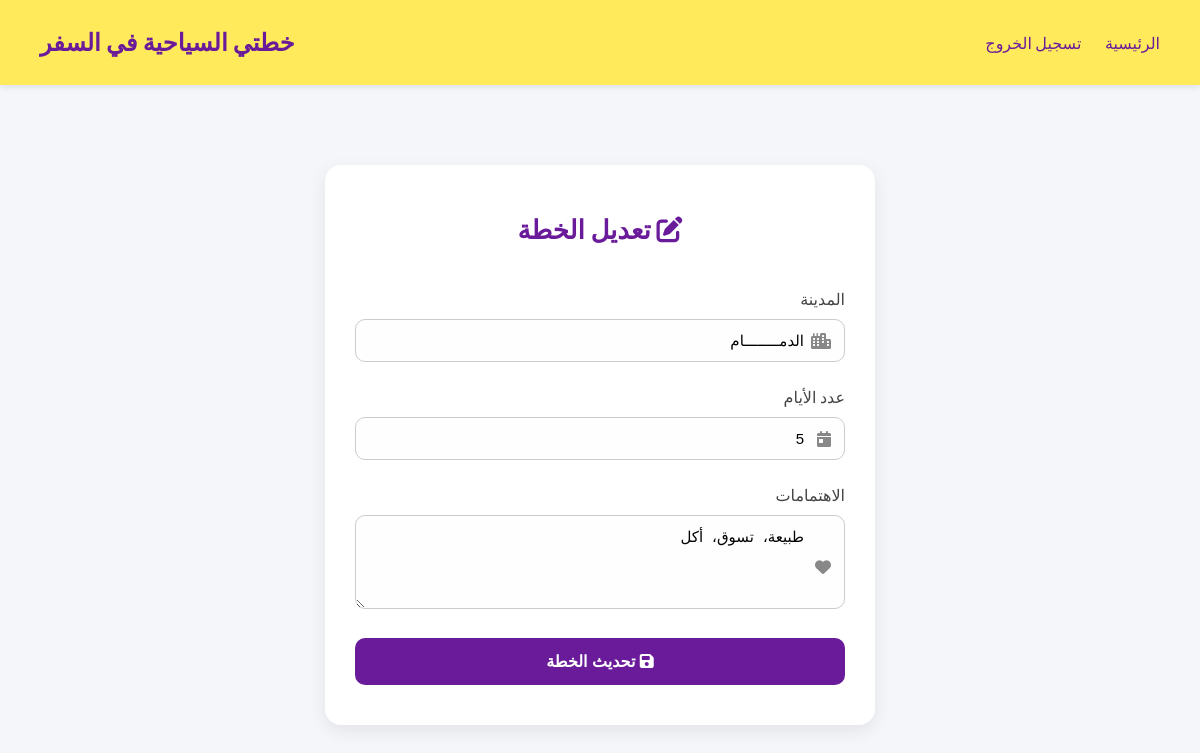
The app's page /edit_plan.php?id=7 (signed in) with its own data.
### tables this page shows
CREATE TABLE IF NOT EXISTS `plans` (
  `id` int NOT NULL AUTO_INCREMENT,
  `user_id` int DEFAULT NULL,
  `city` varchar(100) DEFAULT NULL,
  `days_count` int DEFAULT NULL,
  `preferences` text,
  `created_at` timestamp NULL DEFAULT CURRENT_TIMESTAMP,
  PRIMARY KEY (`id`)
);

### edit_plan.php (the view, shortened to what this page needs)
 <?php
require 'includes/db.php';
$plan_id = isset($_GET['id']) ? intval($_GET['id']) : 0;
$stmt = $pdo->prepare("SELECT * FROM plans WHERE id = ? AND user_id = ?");
$stmt->execute([$plan_id, $_SESSION['user_id']]);
$plan = $stmt->fetch();
$city = isset($plan['city']) ? htmlspecialchars($plan['city']) : '';
$days_count = isset($plan['days_count']) ? htmlspecialchars($plan['days_count']) : 1;
$preferencesArray = json_decode($plan['preferences'], true);
$preferences = is_array($preferencesArray) ? implode('، ', $preferencesArray) : htmlspecialchars($plan['preferences']);
?>
<!DOCTYPE html>
<html lang="ar" dir="rtl">
<head>
  <link rel="stylesheet" href="https://cdnjs.cloudflare.com/ajax/libs/font-awesome/6.5.0/css/all.min.css">
  <link rel="stylesheet" href="CSS/style_edit_plan.css">
  <link rel="stylesheet" href="CSS/style.css">
</head>
<body>
<?php include 'includes/header.php'?>
<div class="form-container">
  <h2><i class="fas fa-pen-to-square"></i> تعديل الخطة</h2>
  <form method="POST">
    <label>المدينة</label>
    <div class="input-group">
      <i class="fas fa-city"></i>
      <input type="text" name="city" value="<?= $city ?>" required>
    </div>
    <label>عدد الأيام</label>
    <div class="input-group">
      <i class="fas fa-calendar-day"></i>
      <input type="number" name="days_count" value="<?= $days_count ?>" min="1" required>
    </div>
    <label>الاهتمامات</label>
    <div class="input-group">
      <i class="fas fa-heart"></i>
      <textarea name="preferences" rows="4" placeholder="مثلاً: طبيعة، تسوق، متاحف"><?= $preferences ?></textarea>
    </div>
    <button type="submit" class="submit-btn"><i class="fas fa-save"></i> تحديث الخطة</button>
  </form>
</div>
</body>
</html>

### CSS/style_edit_plan.css (style rules this page uses)
* { box-sizing: border-box; }
body { font-family: 'Cairo', sans-serif; background-color: #f5f6fa; margin: 0; padding: 0; direction: rtl; }
.form-container { max-width: 500px; margin: 60px auto; background: white; padding: 30px; border-radius: 16px; box-shadow: 0 6px 12px rgba(0,0,0,0.1); }
label { font-weight: bold; margin-bottom: 6px; display: block; color: #333; }
.input-group { position: relative; margin-bottom: 20px; }
.input-group i { position: absolute; right: 12px; top: 50%; transform: translateY(-50%); color: #999; }
input, textarea { width: 100%; padding: 12px 40px 12px 12px; border: 1px solid #ccc; border-radius: 10px; font-size: 15px; background-color: #fefefe; }
textarea { resize: vertical; }
button { width: 100%; padding: 12px; background-color: #6a1b9a; color: white; font-weight: bold; border: none; border-radius: 10px; font-size: 16px; cursor: pointer; }

### CSS/style.css (style rules this page uses)
* { box-sizing: border-box; margin: 0; padding: 0; }
body { font-family: 'Cairo', sans-serif; background-color: #eee9f7; color: #2e2e3a; direction: rtl; }
h2 { font-size: 26px; margin-bottom: 30px; color: #6a1b9a; }

### edit_plan.php (style rules this page uses)
body { font-family: 'Cairo', sans-serif; background-color: #f5f6fa; margin: 0; padding: 0; direction: rtl; }
.form-container { max-width: 550px; margin: 80px auto; background: white; padding: 40px 30px; border-radius: 16px; box-shadow: 0 6px 18px rgba(0,0,0,0.08); }
h2 { text-align: center; color: #6a1b9a; margin-bottom: 30px; }
.input-group { position: relative; margin-bottom: 20px; }
.input-group i { position: absolute; right: 14px; top: 50%; transform: translateY(-50%); color: #888; }
input, textarea { width: 100%; padding: 12px 40px 12px 12px; border: 1px solid #ccc; border-radius: 10px; font-size: 15px; background-color: #fefefe; }
textarea { resize: vertical; }
label { margin-bottom: 5px; display: block; font-weight: 500; color: #444; }
.submit-btn { width: 100%; background-color: #6a1b9a; color: white; padding: 14px; border: none; border-radius: 10px; font-weight: bold; font-size: 16px; cursor: pointer; transition: 0.3s; }

### records on screen
plans: city "الدمــــــــام", days_count "5", preferences "طبيعة، تسوق، أكل"
